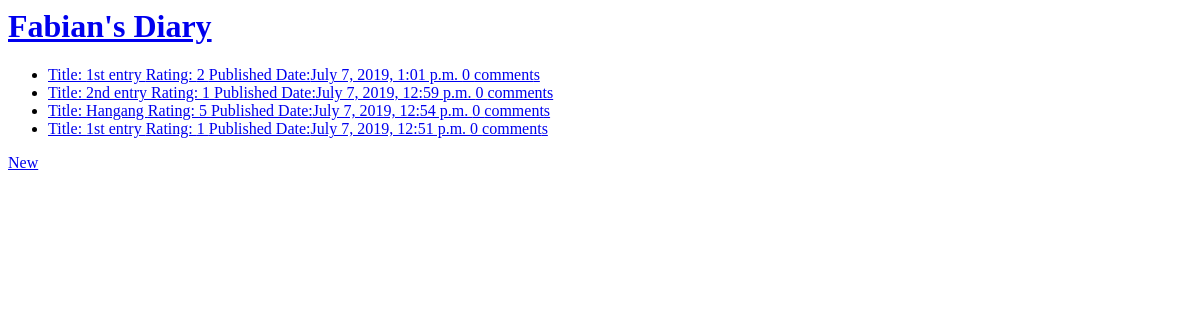
The app's page /diary/, older data.
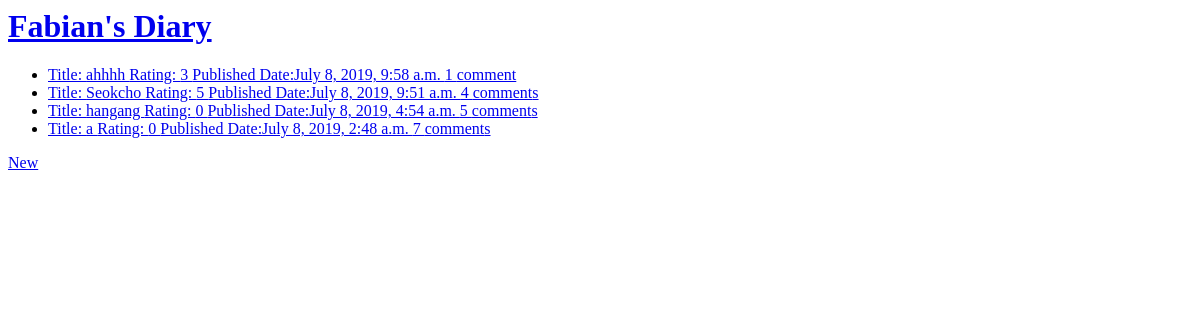
The same page, newer data.
### diary/models.py (models this page shows, shortened)
class Entry(models.Model):
    title = models.CharField(max_length = 150)
    body = models.TextField()
    rating = models.IntegerField(default=0)
    pub_date = models.DateTimeField('date written')

### diary/views.py (the view)
# urls.py: path('', views.index, name='index'),
def index(request):
    latest_entry_list = Entry.objects.order_by('-pub_date')[:10]
    template = loader.get_template('diary/index.html')
    context = {
        'latest_entry_list' : latest_entry_list,
    }
    return render(request, 'diary/index.html', context)

### diary/templates/diary/index.html
<h1><a href ='/diary'>Fabian's Diary</a></h1>
{% if latest_entry_list %}
    <ul>
        {% for entry in latest_entry_list %}
            <li><a href='/diary/{{ entry.id }}'>
                Title: {{ entry.title }}     Rating: {{ entry.rating }} Published Date:{{ entry.pub_date }}  {{entry.comment_set.count}} comment{{entry.comment_set.count|pluralize}}</a></li>
        {% endfor %}
    </ul>
{% else %}
    <p>No diaries written yet.</p>
{% endif %}
<a href='new'>New</a>

Row changes from the older to the newer data that the page shows:
removed Entry: title "1st entry", rating "2", pub_date "July 7, 2019, 1:01 p.m.", comment_set.count "0"
added Entry: title "ahhhh", rating "3", pub_date "July 8, 2019, 9:58 a.m.", comment_set.count "1"
changed Entry: title "2nd entry" → "Seokcho"; rating "1" → "5"; pub_date "July 7, 2019, 12:59 p.m." → "July 8, 2019, 9:51 a.m."; comment_set.count "0" → "4"
changed Entry: title "Hangang" → "hangang"; rating "5" → "0"; pub_date "July 7, 2019, 12:54 p.m." → "July 8, 2019, 4:54 a.m."; comment_set.count "0" → "5"
changed Entry: title "1st entry" → "a"; rating "1" → "0"; pub_date "July 7, 2019, 12:51 p.m." → "July 8, 2019, 2:48 a.m."; comment_set.count "0" → "7"
